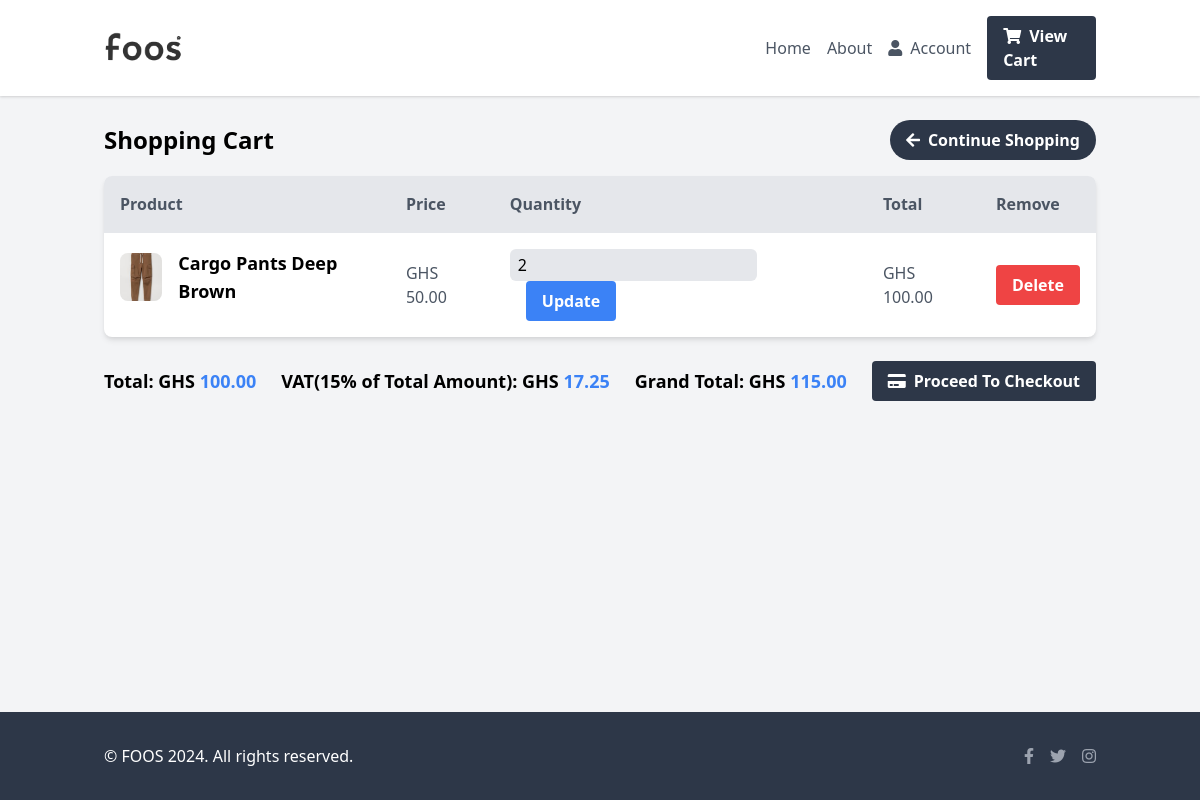
The app's page /user_view/cart.php (signed in) with its own data.
### tables this page shows
CREATE TABLE `cart` (
  `p_id` int(11) NOT NULL,
  `ip_addr` varchar(50) DEFAULT NULL,
  `c_id` int(11) NOT NULL,
  `qty` int(11) NOT NULL
);

CREATE TABLE `products` (
  `product_id` int(11) NOT NULL,
  `category` varchar(255) NOT NULL,
  `title` varchar(255) NOT NULL,
  `price` decimal(10,2) NOT NULL,
  `description` text DEFAULT NULL,
  `keywords` text DEFAULT NULL,
  `img` varchar(255) DEFAULT NULL,
  `stock_amount` int(11) DEFAULT NULL
);

### controllers/cart_controller.php (called while the page is built, shortened)
<?php
require('../classes/cart_class.php');
function getCartItemsByCustomerIdController($c_id) {
    $newCart = new cart();
    return $newCart->getCartItems($c_id);
}
?>

### classes/cart_class.php (called while the page is built, shortened)
<?php
require_once("../settings/db_class.php");
class cart extends db_connection {
    public function getCartItems($c_id) {
        $ndb = new db_connection();
        $c_id = mysqli_real_escape_string($ndb->db_conn(), $c_id);
        $sql = "SELECT * FROM cart WHERE c_id = '$c_id'";
        return $this->db_fetch_all($sql);
    }
}
?>

### settings/db_class.php (called while the page is built, shortened)
<?php
class db_connection
{
	public $db = null;
	public $results = null;
	function db_connect(){
		$this->db = mysqli_connect("localhost",'jim.edward',"JimmyJazz13","webtech_fall2024_jim_edward");
		if (mysqli_connect_errno()) {
			return false;
		}else{
			return true;
		}
	}
	function db_conn(){
		$this->db = mysqli_connect("localhost",'jim.edward',"JimmyJazz13","webtech_fall2024_jim_edward");
		if (mysqli_connect_errno()) {
			return false;
		}else{
			return $this->db;
		}
	}
	function db_query($sqlQuery){
		$this->results = mysqli_query($this->db,$sqlQuery);
		if ($this->results == false) {
			return false;
		}else{
			return true;
		}
	}
	function db_fetch_one($sql){
		if(!$this->db_query($sql)){
			return false;
		}
		return mysqli_fetch_assoc($this->results);
	}
	function db_fetch_all($sql){
		if(!$this->db_query($sql)){
			return false;
		}
		return mysqli_fetch_all($this->results, MYSQLI_ASSOC);
	}
}
?>

### controllers/product_controller.php (called while the page is built, shortened)
<?php
require_once("../classes/product.php");
function getProductTitleController($id) {
    $newp = new Product();
    return $newp->getProductTitle($id);
}
function getProductPriceController($id) {
    $newp = new Product();
    return $newp->getProductPrice($id);
}
function getProductImageController($id) {
    $newp = new Product();
    return $newp->getProductImage($id);
}
?>

### classes/product.php (called while the page is built, shortened)
<?php
require_once("../settings/db_class.php");
class Product
{
    public function getProductTitle($id) {
        $ndb = new db_connection();
        $p_id = mysqli_real_escape_string($ndb->db_conn(), $id);
        $sql = "SELECT `title` FROM `products` WHERE `product_id` = '$p_id'";
        return $ndb->db_fetch_one($sql);
    }
    public function getProductPrice($id) {
        $ndb = new db_connection();
        $p_id = mysqli_real_escape_string($ndb->db_conn(), $id);
        $sql = "SELECT `price` FROM `products` WHERE `product_id` = '$p_id'";
        return $ndb->db_fetch_one($sql);
    }
    public function getProductImage($id) {
        $ndb = new db_connection();
        $id = mysqli_real_escape_string($ndb->db_conn(), $id);
        $sql = "SELECT `img` FROM `products` WHERE `product_id` = '$id'";
        return $ndb->db_fetch_one($sql);
    }
}
?>

### functions/cart_functions.php (the view, shortened to what this page needs)
<?php
require_once('../controllers/cart_controller.php');
require_once('../controllers/product_controller.php');
function cartItems($c_id) {
    $cartItems = getCartItemsByCustomerIdController($c_id);
    $output = '';
    if (is_array($cartItems) && count($cartItems) > 0) {
        $output .= '<tbody>';
        foreach ($cartItems as $row) {
            $productId = htmlspecialchars($row['p_id']);
            $p = getProductTitleController($productId);
            $product = $p['title'];
            $t = getProductPriceController($productId);
            $price = $t['price'];
            $qty = htmlspecialchars($row['qty'], ENT_QUOTES, 'UTF-8');
            $i = getProductImageController($productId);
            $img = $i['img'];
            $total = $qty * $price;
            $output .= '
            <tr class="border-t">
                <td class="p-4 flex items-center">
                    <img src="' . htmlspecialchars($img, ENT_QUOTES, 'UTF-8') . '" alt="' . htmlspecialchars($product, ENT_QUOTES, 'UTF-8') . '" class="w-12 h-12 object-cover rounded-lg mr-4">
                    <div>
                        <h3 class="text-lg font-bold">' . htmlspecialchars($product, ENT_QUOTES, 'UTF-8') . '</h3>
                    </div>
                </td>
                <td class="p-4 text-gray-600">GHS ' . number_format($price, 2) . '</td>
                <td class="p-4">
                    <input class="quantity-input bg-gray-200 rounded-md px-2 py-1" type="number" id="qty_' . $productId . '" name="qty" value="' . $qty . '" min="1">
                    <button class="bg-blue-500 hover:bg-blue-600 text-white font-bold py-2 px-4 rounded ml-4 update-btn" onclick="updateCart(' . $productId . ', ' . $c_id . ')">Update</button>
                </td>
                <td class="p-4 text-gray-600">GHS ' . number_format($total, 2) . '</td>
                <td class="p-4">
                    <button class="bg-red-500 hover:bg-red-600 text-white font-bold py-2 px-4 rounded delete-btn" onclick="confirmDelete(' . $productId . ', ' . $c_id . ')">Delete</button>
                </td>
            </tr>
            ';
        }
        $output .= '</tbody>';
    } else {
        $output = "<div class='bg-white shadow-md rounded-lg p-4 text-center'>No Products found in your cart.</div>";
    }
    return $output;
}
?>

### user_view/cart.php (style rules this page uses)
html, body { margin: 0; padding: 0; height: 100%; }

### records on screen
cart: products.img (picture), products.title "Cargo Pants Deep Brown", products.price "50.00", qty "2", qty.price "100.00"

### other values on screen
$total "100.00"
$vat "17.25"
$grandTotal "115.00"
